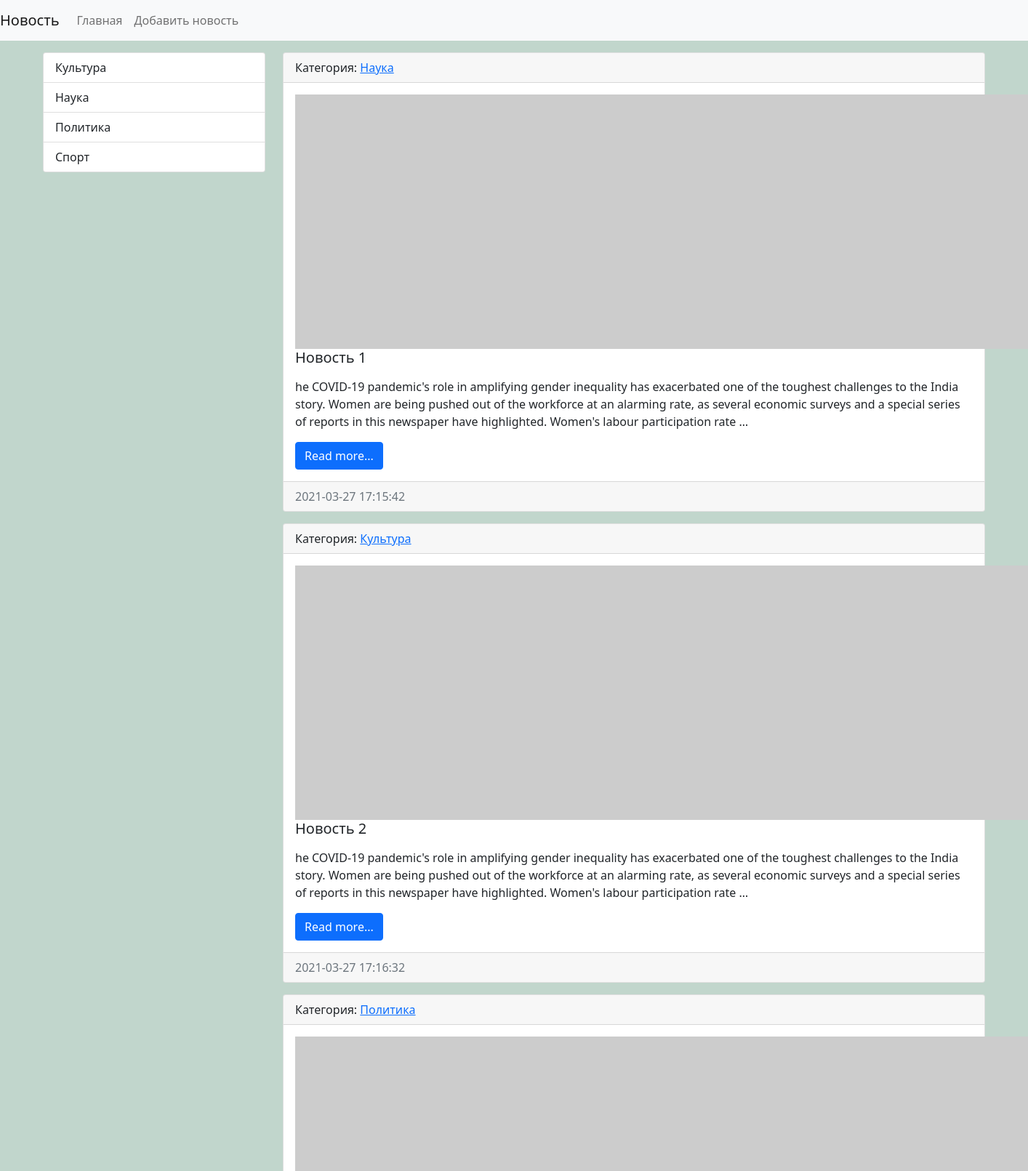
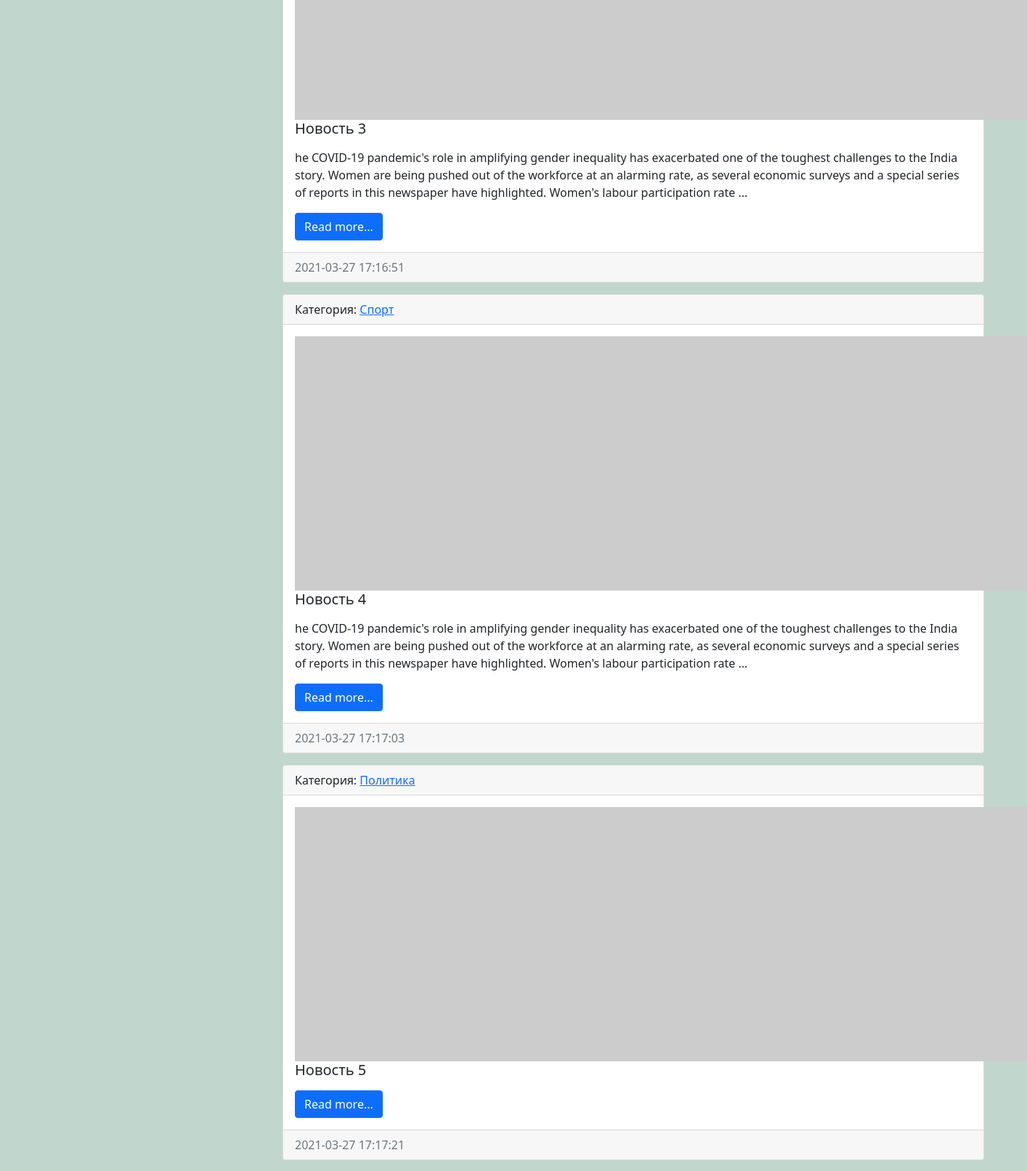
The page / (upper part) on the database its author committed (2 pictures, top to bottom).
### news/models.py (models this page shows, shortened)
class Category (models.Model):
    title = models.CharField(max_length=150, db_index=True, verbose_name='Наименование категории')
    def __str__(self):
        return self.title
    def get_absolute_url(self):#url тег только в пайтон файлов
        return reverse('category', kwargs={'category_id': self.pk})
    class Meta:
        verbose_name = 'Категория'  # вербозу_нейм можно и в apps.py использовать
        verbose_name_plural = 'Категории'
        ordering = ['title']

class News(models.Model):
    title = models.CharField(max_length=150, verbose_name='Наименование')
    content = models.TextField(blank=True, verbose_name='Контент')#blank-значит может быть пустым
    created_at = models.DateTimeField(auto_now_add=True, verbose_name='Дата публикации')
    updated_at = models.DateTimeField(auto_now=True, verbose_name='Обновлено')
    photo = models.ImageField(upload_to='photos/%y/%m/%d', verbose_name='Фото', blank=True)# автоматом видет даты
    is_published = models.BooleanField(default=True, verbose_name='Опубликовано')
    category = models.ForeignKey(Category, on_delete=models.PROTECT, null=True, verbose_name='Категория')#связал с ктегорией ниже ,если бы класс категории был бы ниже,то 'Category' в кавычки
    def get_absolute_url(self):#url тег только в пайтон файлов
        return reverse('view_news', kwargs={"news_id": self.pk})
    class Meta:
        verbose_name = 'Новость'# вербозу_нейм можно и в apps.py использовать
        verbose_name_plural ='Новости'
        ordering = ['created_at']#Порядок сортировки для всего

### news/views.py (the view)
# urls.py: path('', index, name='home'),
def index(request):
    news = News.objects.all()
    context = {
        'news': news,
        'title': 'Список новостей',}
    return render(request, template_name='news/index.html', context=context)

### news/templatetags/news_tags.py (called while the page is built)
@register.simple_tag()# создается тег {%get_categories%} только со словарем
def get_categories():
    return Category.objects.all()

### news/templates/news/index.html (shortened to what this page needs)
{% extends 'base.html' %}
{% block sidebar %}
{% include 'inc/_sidebar.html' %}
{% endblock %}
{% block content %}
{% for item in news %}
<div class="card mb-3">
    <div class="card-header">
        Категория: <a href="{{ item.category.get_absolute_url }}">{{ item.category }}</a>
    </div>
    <div class="card-body">
        <div class="media">
            {% if item.photo %}
            <img src="{{ item.photo.url }}" alt="" width="350" class="mr-3">
            {% else %}
            <img src="https://picsum.photos/id/1060/350/235/?blur=2" alt="" class="mr-3">
            {% endif %}
            <div class="media-body">
                <h5 class="card-title">{{ item.title }}</h5>
                <p class="card-text">{{ item.content|safe|linebreaks|truncatewords:50 }}</p>
                <a href="{{ item.get_absolute_url }}" class="btn btn-primary">Read more...</a>
            </div>
        </div>
    </div>
    <div class="card-footer text-muted">
        {{ item.created_at|date:"Y-m-d H:i:s" }}
    </div>
</div>
{% endfor %}
{% endblock %}

### templates/inc/_sidebar.html (shortened to what this page needs)
{% load news_tags %}
<div class="list-group">
    {% get_categories as categories %}
    {% for item in categories %}
        <a href="{% url 'category' item.pk %}" class="list-group-item list-group-item-action">{{ item.title }}</a>
        {% endfor %}
</div>

### mysite/static/css/style.css (style rules this page uses)
body { background-color: #c1d6cc; }

### rows shown on the page
Category: title "Культура"
Category: title "Наука"
Category: title "Политика"
Category: title "Спорт"
News: category "Наука", title "Новость 1", content "he COVID-19 pandemic's role in amplifying gender inequality has exacerbated one of the toughest challenges to the India story. Women are being pushed out of the workforce at an alarming rate, as several economic surveys and a special series of reports in this newspaper have highlighted. Women's labour participation rate …", created_at "2021-03-27 17:15:42"
News: category "Культура", title "Новость 2", content "he COVID-19 pandemic's role in amplifying gender inequality has exacerbated one of the toughest challenges to the India story. Women are being pushed out of the workforce at an alarming rate, as several economic surveys and a special series of reports in this newspaper have highlighted. Women's labour participation rate …", created_at "2021-03-27 17:16:32"
News: category "Политика", title "Новость 3", content "he COVID-19 pandemic's role in amplifying gender inequality has exacerbated one of the toughest challenges to the India story. Women are being pushed out of the workforce at an alarming rate, as several economic surveys and a special series of reports in this newspaper have highlighted. Women's labour participation rate …", created_at "2021-03-27 17:16:51"
News: category "Спорт", title "Новость 4", content "he COVID-19 pandemic's role in amplifying gender inequality has exacerbated one of the toughest challenges to the India story. Women are being pushed out of the workforce at an alarming rate, as several economic surveys and a special series of reports in this newspaper have highlighted. Women's labour participation rate …", created_at "2021-03-27 17:17:03"
News: category "Политика", title "Новость 5", created_at "2021-03-27 17:17:21"
